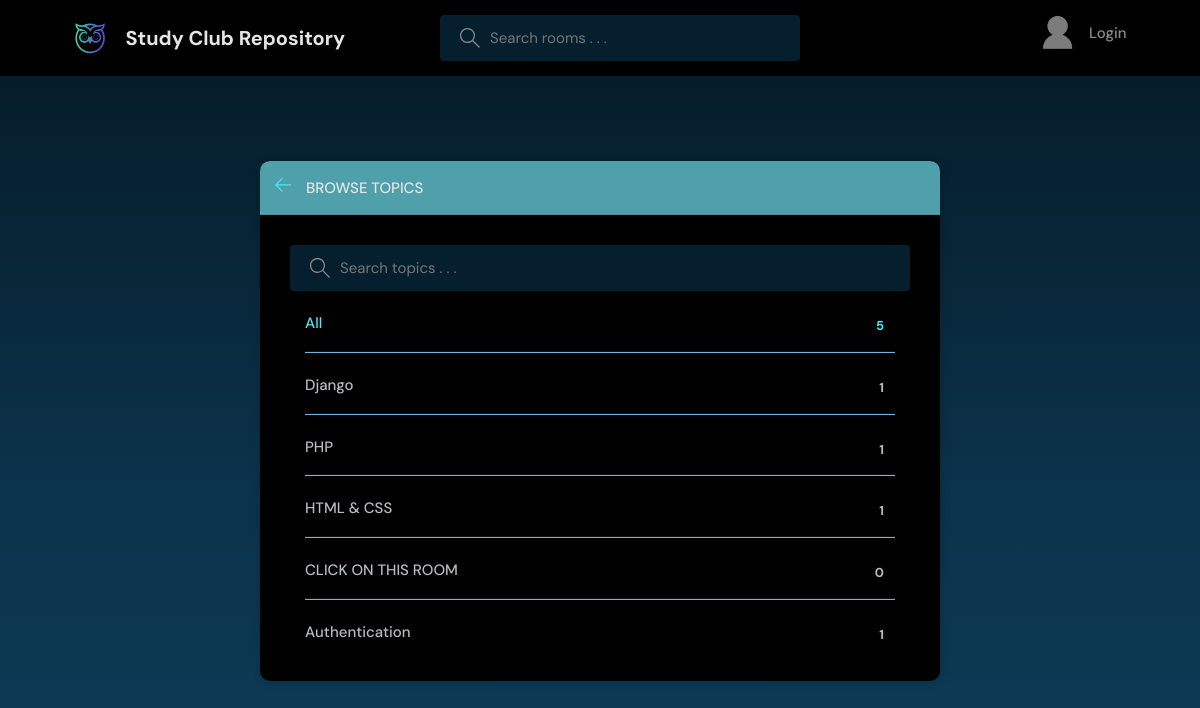
Page /topics/ on the committed database.
### base/models.py (models this page shows, shortened)
class Topic(models.Model):
    name = models.CharField(max_length=200)

### base/views.py (the view)
# urls.py: path('topics/', views.topicsPage, name ="topics"),
def topicsPage(request):
    q = request.GET.get('q') if request.GET.get('q') != None else ''
    topics = Topic.objects.filter(name__icontains=q)
    return render(request, 'base/topics.html', {'topics' : topics})

### base/templates/base/topics.html (shortened to what this page needs)
{%  extends 'main.html' %}
{% block content %}
    <main class="create-room layout">
      <div class="container">
        <div class="layout__box">
          <div class="layout__boxHeader">
            <div class="layout__boxTitle">
              <a href="{% url 'home' %}">
                <svg version="1.1" xmlns="http://www.w3.org/2000/svg" width="32" height="32" viewBox="0 0 32 32">
                  <title>arrow-left</title>
                  <path
                    d="M13.723 2.286l-13.723 13.714 13.719 13.714 1.616-1.611-10.96-10.96h27.625v-2.286h-27.625l10.965-10.965-1.616-1.607z"
                  ></path>
                </svg>
              </a>
              <h3>Browse Topics</h3>
            </div>
          </div>
          <div class="topics-page layout__body">
            <form action="" method="GET" class="header__search">
              <label>
                <input name="q" placeholder="Search topics . . ." />
              </label>
            </form>
            <ul class="topics__list">
              <li>
                <a href="{% url 'topics' %}" class="active">All <span>{{topics.count}}</span></a>
              </li>
              {% for topic in topics %}
              <li>
                <a href="{% url 'home' %}?q={{topic.name}}">{{topic.name}}<span>{{topic.room_set.all.count}}</span></a>
              </li>
              {% endfor %}
            </ul>
          </div>
        </div>
      </div>
    </main>
    {% endblock %}

### static/styles/style.css (style rules this page uses)
:root { --color-main: #4ae8f3; --color-main-light: #e1f6fb; --color-dark: #000000; --color-dark-medium: #82c5f4; --color-dark-light: #50a0ac; --color-light: #e5e5e5; --color-gray: #8b8b8b; --color-light-gray: #b2bdbd; --color-bg: #051f2f; --color-success: #5dd693; --color-error: #fc4b0b; }
* { font-family: "DM Sans", -apple-system, BlinkMacSystemFont, "Segoe UI", Roboto, Oxygen, Ubuntu, Cantarell, "Open Sans", "Helvetica Neue", sans-serif; margin: 0; padding: 0; box-sizing: border-box; text-rendering: optimizeLegibility; font-size: inherit; }
html { font-size: 56.25%; }
@media only screen and (min-width: 1200px) { html { font-size: 62.5%; } }
body { line-height: 1.6; font-weight: 400; font-size: 1.5rem; color: var(--color-light-gray); gap: 3rem; background: rgb(14,60,89); background: linear-gradient(0deg, rgba(14,60,89,1) 0%, rgba(12,55,81,1) 21%, rgba(11,51,75,1) 38%, rgba(10,47,70,1) 48%, rgba(8,39,57,1) 66%, rgba(6,33,48,1) 82%, rgba(5,28,42,1) 91%, rgba(3,20,31,1) 100%); min-height: 100vh; }
a { display: inline-block; color: var(--color-main); text-decoration: none; }
.container { max-width: 120rem; width: 90%; margin: auto; }
.header__search > label { background: var(--color-bg); padding: 1.3rem 1rem; display: flex; align-items: center; gap: 1rem; border-radius: 4px; }
.header__search svg { fill: var(--color-gray); width: 2rem; height: 2rem; margin-left: 1rem; }
.header__search input { width: 30rem; background: transparent; border: none; outline: none; color: var(--color-light); }
.layout { margin-top: 2.4rem; }
.layout > .container { display: flex; justify-content: space-between; align-items: flex-start; }
.layout__box { width: 90%; max-width: 48rem; min-height: 40rem; position: absolute; top: 50%; left: 50%; transform: translate(-50%, -46%); background-color: var(--color-dark); border-radius: 1rem; box-shadow: 1px 1px 6px 3px rgba(0, 0, 0, 0.1); overflow: hidden; }
.layout__boxHeader { display: flex; padding: 1.5rem; background-color: var(--color-dark-light); }
.layout__boxTitle { display: flex; gap: 1.5rem; align-items: center; }
.layout__boxTitle h3 { text-transform: uppercase; font-weight: 500; color: var(--color-light); }
.layout__boxTitle svg { width: 1.6rem; height: 1.6rem; fill: var(--color-main); }
.layout__body { margin: 3rem; }
.topics__list { list-style: none; margin: 1.5rem; }
.topics__list li a { display: flex; justify-content: space-between; margin-bottom: 3rem; font-weight: 500; color: var(--color-light-gray); transition: all 0.3s ease-in-out; }
.topics__list li a.active, .topics__list li a:hover { color: var(--color-main); }
.topics__list li a span { padding: 0.5rem 1rem; background-color: var(--color-dark); border-radius: 3px; font-size: 1.3rem; font-weight: 700; letter-spacing: 1px; }
.topics-page .topics__list li:not(:last-child) a { margin: 2rem 0; padding-bottom: 1rem; text-decoration: none; border-bottom: 1px solid var(--color-dark-medium); }
.topics-page .header__search { display: block; }
.create-room.layout .layout__box { max-width: 68rem; }

### rows in the picture
Topic: name "Django", room_set.all.count "1"
Topic: name "PHP", room_set.all.count "1"
Topic: name "HTML & CSS", room_set.all.count "1"
Topic: name "CLICK ON THIS ROOM", room_set.all.count "0"
Topic: name "Authentication", room_set.all.count "1"

### other values in the picture
{{ topics.count }} "5"
